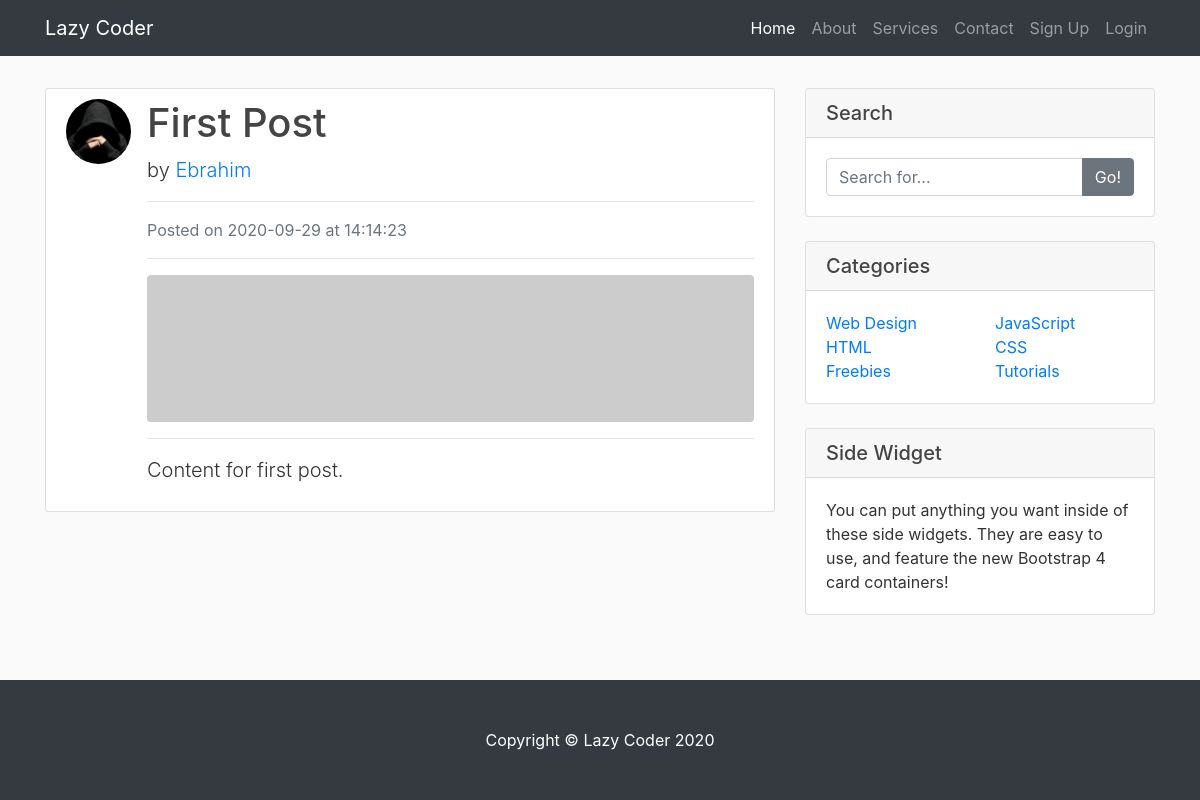
Page /home on the earlier database version.
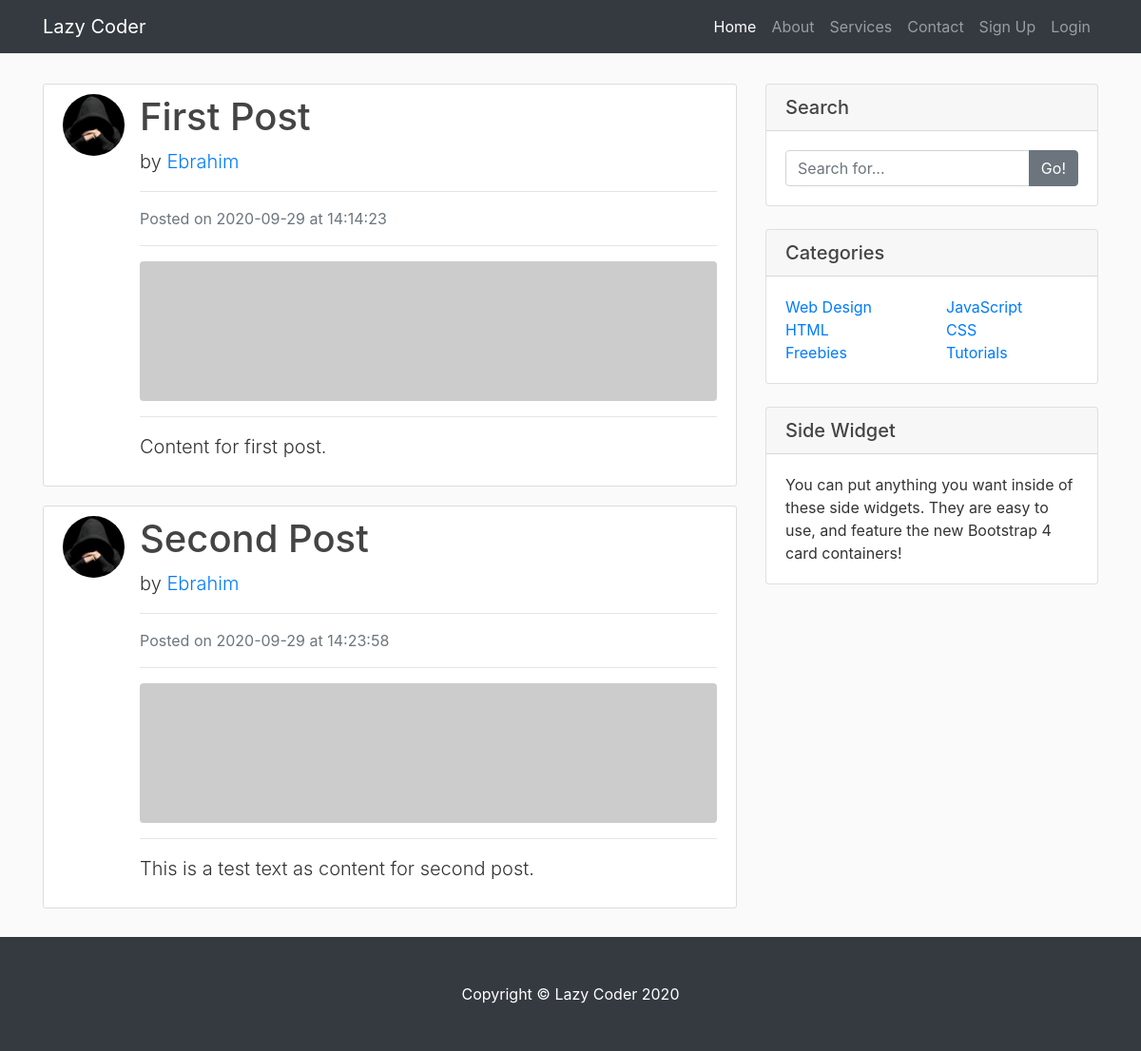
Same page on the later database version.
### blog/models.py (models this page shows, shortened)
class Post(db.Model):
    id = db.Column(db.Integer, primary_key=True)
    title = db.Column(db.String(100), nullable=True)
    date_posted = db.Column(db.DateTime, nullable=False, default=datetime.utcnow)
    content = db.Column(db.Text, nullable=False)
    user_id = db.Column(db.Integer, db.ForeignKey('user.id'), nullable=False)

class User(db.Model, UserMixin):
    id = db.Column(db.Integer, primary_key=True)
    username = db.Column(db.String(255), unique=True, nullable=False)
    email = db.Column(db.String(255), unique=True, nullable=False)
    image_file = db.Column(db.String(20), nullable=False, default='default.jpg')
    password = db.Column(db.String(60), nullable = False)
    posts = db.relationship('Post', backref='author', lazy=True)

### blog/routes.py (the view)
@app.route('/')
@app.route('/home')
def home():
    posts = Post.query.all()
    return render_template('home.html', posts=posts)

### blog/templates/home.html
{% extends "layout.html" %}
{% block content %}
    {% for post in posts %}
        <div class="media content-section">
            <img class="rounded-circle article-img" src="{{ url_for('static', filename='profiles/' + post.author.image_file) }}" alt="">
            <div class="media-body">
                <h1>{{ post.title }}</h1>
                <p class="lead">
                    by <a href="#">{{ post.author.username }}</a>
                </p>
                <hr>
                <p class="text-muted">Posted on {{ post.date_posted.strftime('%Y-%m-%d') }} at {{ post.date_posted.strftime('%H:%M:%S') }}</p>
                <hr>
                <img class="img-fluid rounded" src="http://placehold.it/620x150" alt="">
                <hr>
                <p class="lead">{{ post.content }}</p>
            </div>
        </div>
    {% endfor %}
{% endblock content %}
{% block sidebar %}
    <div class="card my-2">
        <h5 class="card-header">Search</h5>
        <div class="card-body">
            <div class="input-group">
                <input type="text" class="form-control" placeholder="Search for...">
                <span class="input-group-append">
                <button class="btn btn-secondary" type="button">Go!</button>
                </span>
            </div>
        </div>
    </div>
    <div class="card my-4">
        <h5 class="card-header">Categories</h5>
        <div class="card-body">
            <div class="row">
                <div class="col-lg-6">
                    <ul class="list-unstyled mb-0">
                        <li>
                            <a href="#">Web Design</a>
                        </li>
                        <li>
                            <a href="#">HTML</a>
                        </li>
                        <li>
                            <a href="#">Freebies</a>
                        </li>
                    </ul>
                </div>
                <div class="col-lg-6">
                    <ul class="list-unstyled mb-0">
                        <li>
                            <a href="#">JavaScript</a>
                        </li>
                        <li>
                            <a href="#">CSS</a>
                        </li>
                        <li>
                            <a href="#">Tutorials</a>
                        </li>
                    </ul>
                </div>
            </div>
        </div>
    </div>
    <div class="card my-4">
        <h5 class="card-header">Side Widget</h5>
        <div class="card-body">
            You can put anything you want inside of these side widgets. They are easy to use, and feature the new Bootstrap 4 card containers!
        </div>
    </div>
{% endblock sidebar %}

### blog/templates/layout.html (shortened to what this page needs)
<!DOCTYPE html>
<html lang="en">
<head>
    <link rel="stylesheet" href="https://stackpath.bootstrapcdn.com/bootstrap/4.3.1/css/bootstrap.min.css">
    <link rel="stylesheet" type="text/css" href="{{ url_for('static', filename='main.css') }}">
</head>
<body>
    <nav class="navbar navbar-expand-lg navbar-dark bg-dark fixed-top">
        <div class="container">
            <a class="navbar-brand" href="#">Lazy Coder</a>
            <div class="collapse navbar-collapse" id="navbarResponsive">
                <ul class="navbar-nav ml-auto">
                    <li class="nav-item active">
                        <a class="nav-link" href="{{ url_for('home') }}">Home
                        </a>
                    </li>
                    <li class="nav-item">
                        <a class="nav-link" href="{{ url_for('about') }}">About</a>
                    </li>
                    <li class="nav-item">
                        <a class="nav-link" href="{{ url_for('service') }}">Services</a>
                    </li>
                    <li class="nav-item">
                        <a class="nav-link" href="{{ url_for('contact') }}">Contact</a>
                    </li>
                    {% if current_user.is_authenticated %}
                        <li class="nav-item">
                            <a class="nav-link" href="{{ url_for('create_post') }}">Add Post</a>
                        </li>
                        <li class="nav-item"><li class="nav-item">
                            <a class="nav-link" href="{{ url_for('account') }}">Account</a>
                        </li>
                            <a class="nav-link" href="{{ url_for('logout') }}">Logout</a>
                        </li>
                    {% else %}
                        <li class="nav-item">
                            <a class="nav-link" href="{{ url_for('signup') }}">Sign Up</a>
                        </li>
                        <li class="nav-item">
                            <a class="nav-link" href="{{ url_for('login') }}">Login</a>
                        </li>
                    {% endif %}
                </ul>
            </div>
        </div>
    </nav>
    <div class="container">
        <div class="row">
            <div class="col-lg-8 mt-2" style="margin-bottom: 130px;">
                {% block content %} {% endblock content %}
            </div>
            <div class="col-md-4">
                {% block sidebar %} {% endblock sidebar %}
            </div>
        </div>
    </div>
    <footer class="py-5 bg-dark">
        <div class="container">
            <p class="m-0 text-center text-white">Copyright &copy; Lazy Coder 2020</p>
        </div>
    </footer>
</body>
</html>

### blog/static/main.css (style rules this page uses)
body { background: #fafafa; color: #333333; margin-top: 5rem; }
h1, h2, h3, h4, h5, h6 { color: #444444; }
.content-section { background: #ffffff; padding: 10px 20px; border: 1px solid #dddddd; border-radius: 3px; margin-bottom: 20px; }
.article-img { height: 65px; width: 65px; margin-right: 16px; }
footer { position: fixed; left: 0; bottom: 0; width: 100%; }

Differences in the rows shown:
added Post: image_file (picture), title "Second Post", author.username "Ebrahim", date_posted "2020-09-29", date_posted "14:23:58", content "This is a test text as content for second post."
